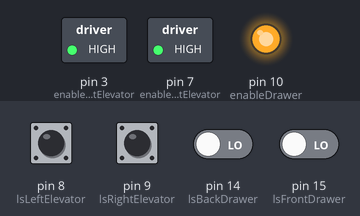
Recording of a sketch running on a simulated Arduino Uno, built with avr-gcc and run on an emulated ATmega328P. On the bench: switched loads named in the sketch (green lamp = pin HIGH), output pins drawn as LEDs (lit = HIGH). Inputs (shaded band) come from the test bench; at power-on: pin 8 (lsLeftElevator), pin 9 (lsRightElevator), pin 14 (lsBackDrawer), pin 15 (lsFrontDrawer) LOW. What the sketch prints to the serial monitor is not drawn.

Above: at 0.1 s.
At 6.1 s:
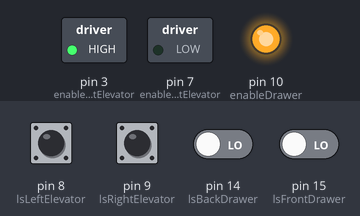
At 6.6 s:
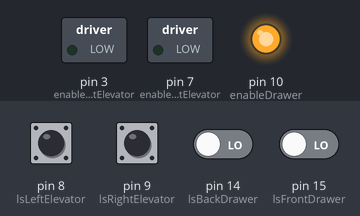
Timing chart, 0 to 8.1 s (numbered marks = the images above):
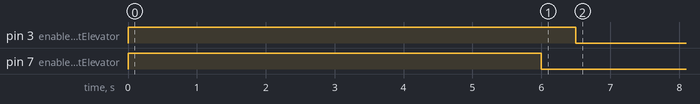

The sketch:

main.ino
```cpp
#include <AccelStepper.h>

#define motorInterfaceType 1

/* Drawer */
#define dirDrawer 12
#define stepDrawer 11
#define enableDrawer 10

/* 1 Right elevator (middle stepper) */
#define dirRightElevator 5
#define stepRightElevator 4
#define enableRightElevator 3

/* 0 Left elevator */
#define dirLeftElevator 2
#define stepLeftElevator 6
#define enableLeftElevator 7

/* Limit switches */
#define lsBackDrawer 14 // BACK DRAWER
#define lsFrontDrawer 15 // FRONT DRAWER
#define lsLeftElevator 8 // LEFT ELEVATOR
#define lsRightElevator 9 // RIGHT ELEVATOR

AccelStepper drawer = AccelStepper(motorInterfaceType, stepDrawer, dirDrawer);
AccelStepper leftElevator = AccelStepper(motorInterfaceType, stepLeftElevator, dirLeftElevator);
AccelStepper rightElevator = AccelStepper(motorInterfaceType, stepRightElevator, dirRightElevator);

void drawerGoToBack() {
  digitalWrite(enableDrawer, LOW);
  while (digitalRead(lsBackDrawer) == HIGH) {
    drawer.setSpeed(100); // back is positive
    drawer.runSpeed();
  }
  digitalWrite(enableDrawer, HIGH);
}

void drawerGoToFront() {
  digitalWrite(enableDrawer, LOW);
  while (digitalRead(lsFrontDrawer) == HIGH) {
    drawer.setSpeed(-100); // front is negative
    drawer.runSpeed();
  }
  digitalWrite(enableDrawer, HIGH);
}

void elevatorGoToOrigin(int elevator) {
  AccelStepper stepper;
  int switchPin;
  int enablePin;
  if (elevator == 0) {
    stepper = leftElevator;
    switchPin = lsLeftElevator;
    enablePin = enableLeftElevator;
  }
  if (elevator == 1) {
    stepper = rightElevator;
    switchPin = lsRightElevator;
    enablePin = enableRightElevator;
  }
  digitalWrite(enablePin, LOW);
  while (digitalRead(switchPin) == HIGH) {
    stepper.setSpeed(300); // origin is negative
    stepper.runSpeed();
  }
}

void setup() {

  Serial.begin(9600);

  pinMode(lsBackDrawer, INPUT);
  pinMode(lsFrontDrawer, INPUT);
  pinMode(lsLeftElevator, INPUT);
  pinMode(lsRightElevator, INPUT);

  pinMode(enableDrawer, OUTPUT);
  pinMode(enableLeftElevator, OUTPUT);
  pinMode(enableRightElevator, OUTPUT);

  digitalWrite(enableDrawer, HIGH);
  digitalWrite(enableLeftElevator, HIGH);
  digitalWrite(enableRightElevator, HIGH);

  leftElevator.setMaxSpeed(1000);
  rightElevator.setMaxSpeed(1000);
  drawer.setMaxSpeed(1000);

  //stepper.setCurrentPosition(0);
  /*while(stepper.currentPosition() != 400)
  {
    stepper.setSpeed(200);
    stepper.runSpeed();
  }*/
  Serial.println("READY");
  delay(2000);

  drawerGoToBack();
  delay(2000);
  drawerGoToFront();

  delay(2000);

  elevatorGoToOrigin(0);
  delay(500);
  elevatorGoToOrigin(1);
}

void loop() {
}
```
